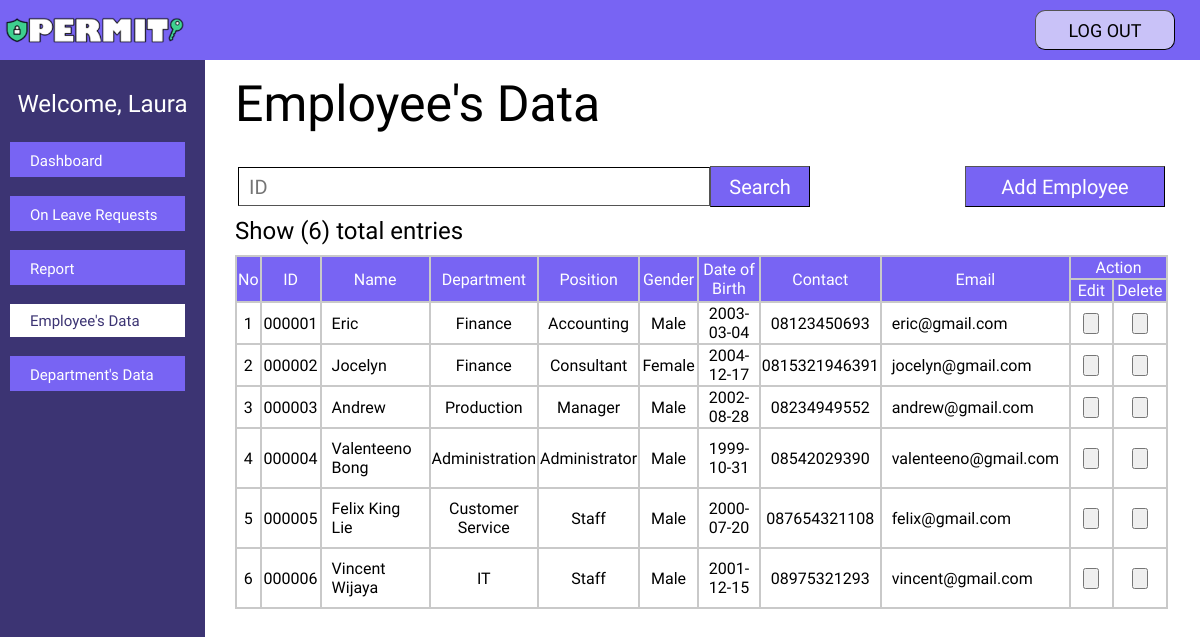
/permit/admin/master_data/employee/employee_data.php (signed in), run on the app's committed database.
### tables this page shows
CREATE TABLE `user` (
  `id` int(6) UNSIGNED ZEROFILL NOT NULL,
  `username` varchar(255) NOT NULL,
  `name` varchar(255) NOT NULL,
  `department` varchar(255) NOT NULL,
  `position` varchar(255) NOT NULL,
  `gender` varchar(255) NOT NULL,
  `date_of_birth` date NOT NULL,
  `contact` varchar(255) NOT NULL,
  `email` varchar(255) NOT NULL,
  `head_of_department` varchar(255) NOT NULL,
  `photo` varchar(255) NOT NULL
);

### permit/class/CRUD.php (called while the page is built, shortened)
<?php
class CRUD extends database{
    public function select($table,$rows="*",$where = null){
        if ( $where != null ) {
            $sql="SELECT $rows FROM $table WHERE $where";
        }
        else{
            $sql="SELECT $rows FROM $table";
        }
        $this->sql = $result = $this->mysqli->query( $sql );
    }
}

### permit/class/database.php (called while the page is built, shortened)
<?php
    class database{
        protected $servername='localhost';
        protected $username='root';
        protected $password='';
        protected $dbname='permit';
        public function __construct(){
            $this->mysqli = new mysqli( $this->servername,$this->username,$this->password,$this->dbname );
        }
    }

### permit/admin/master_data/employee/employee_data.php (the view, shortened to what this page needs)
<!DOCTYPE html>
<html lang="en">
<head>
    <link rel="stylesheet" href="employee_data1.css">
    <link rel="stylesheet" href="https://cdnjs.cloudflare.com/ajax/libs/font-awesome/4.7.0/css/font-awesome.min.css">
</head>
<body>
    <div class="mainbar">
        <div class="a-logo"></div>
        <nav>
            <a href =../../../logout.php><li><button type="submit" class="logout">LOG OUT</button></li></a>
        </nav>
    </div>
    <?php
        $id_admin = $_SESSION[ 'id_admin' ];
        $a = new CRUD();
        $a->select("admin","*","id='$id_admin'");
        $result = $a ->sql;
        $data = mysqli_fetch_assoc($result);
    ?>
    <div class="a-sidebar">
            <c>Welcome, <?php echo $data['name'];?></c>
            <button type="submit" class="a-menu"><a href="../../admin_dashboard/admin_dashboard.php">Dashboard</a></button>
            <button type="submit" class="a-menu"><a href="../../admin_rol/admin_rol.php">On Leave Requests</a></button>
            <button type="submit" class="a-menu"><a href="../../admin_report/admin_report.php">Report</a></button>
            <button type="submit" class="a-open"><a href="employee_data.php">Employee's Data</a></button>
            <button type="submit" class="a-menu"><a href="../department/department_data.php">Department's Data</a></button>
    </div>
    <div class="a-main">
        <d>Employee's Data</d>
        <div class="search-bar">
            <table align="left" border="0" cellspacing="2" width="100%">
                <tbody>
                    <tr>
                    <form method="POST">
                        <td><input type="number" class="search" id="ID" placeholder="ID" name="employee" required><button name="search" class="searchbtn">Search</button></td>
                    </form>
                        <td align="right"><a href='add_employee.php'><button class="addemployee">Add Employee</button></a></td>
                    </tr>
                </tbody>
            </table>
        </div>
        <br>
        <br>
        <br>
        <?php
            if (isset($_POST['search'])) {
                $search_id = $_POST['employee'];
                if($search_id != ""){
                    $a->select("user","*","id='$search_id'");
                }else{
                    $a->select("user","*");
                }
            }else{
                $a->select("user","*");
            }
            $employee = $a ->sql;
            $count = mysqli_num_rows($employee);
        ?>
        <div class="java">
            <e>Show (<?php echo $count;?>) total entries</e>
        </div>
        <div class= "tabel">
            <table border="1" bordercolor="#c9c9c9" width="100%" cellspacing ="0">
                <tr bgcolor="#7864F3">
                    <th rowspan="2">No</th>
                    <th rowspan="2">ID</th>
                    <th rowspan="2">Name</th>
                    <th rowspan="2">Department</th>
                    <th rowspan="2">Position</th>
                    <th rowspan="2">Gender</th>
                    <th rowspan="2">Date of Birth</th>
                    <th rowspan="2">Contact</th>
                    <th rowspan="2">Email</th>
                    <th colspan="2">Action</th>
                </tr>
                <tr bgcolor="#7864F3">
                    <th width="60px">
                        Edit
                    </th>
                    <th width="60px">
                        Delete
                    </th>
                </tr>
                <?php
                    $no = 1;
                    while($employeedata = mysqli_fetch_assoc($employee)){
                ?>
                <tr bgcolor="white">
                    <td width="20px">
                        <?php echo $no++; ?>
                    </td>
                    <td width="60px">
                        <?php echo $employeedata['id']; ?>
                    </td>
                    <td width="100px" align="left" style="padding:10px">
                        <?php echo $employeedata['name']; ?>
                    </td>
                    <td width="60px">
                        <?php echo $employeedata['department']; ?>
                    </td>
                    <td width="60px">
                        <?php echo $employeedata['position']; ?>
                    </td>
                    <td width="60px">
                    <?php echo $employeedata['gender']; ?>
                    </td>
                    <td width="90px">
                    <?php echo $employeedata['date_of_birth']; ?>
                    </td>
                    <td width="60px">
                    <?php echo $employeedata['contact']; ?>
                    </td>
                    <td width="60px" align="left" style="padding:10px">
                    <?php echo $employeedata['email']; ?>
                    </td>
                    <td width="30px">
                    <a href="edit_employee.php?id=<?php echo $employeedata['id']?>"><button class="action"><i class="edit"></i></button></a>
                    </td>
                    <td width="30px">
                    <a href="delete_employee.php?id=<?php echo $employeedata['id']?>"><button class="action"><i class="delete"></i></button></a>
                    </td>
                </tr>
                <?php
                }
            ?>
            </table>
        </div>
    </div>
</body>
</html>

### permit/admin/master_data/employee/employee_data1.css (style rules this page uses)
html { scroll-behavior: smooth; }
body { margin: 0; background-color: #FFFFFF; background-repeat: no-repeat; }
.mainbar { background-color: #7864F3; height: 60px; width: 100%; display: flex; position: fixed; float: left; }
.a-sidebar { height: 100%; width: 205px; position: fixed; z-index: 1; top: 60px; left: 0; background-color: #3C3473; overflow-x: hidden; padding-top: 0px; }
.a-logo { background-image: url('../../../image/logo.png'); background-repeat: no-repeat; background-size: cover; margin-top: 3px; float: left; width: 190px; height: 50px; }
nav { position: fixed; width: 100%; top: 10px; float: right; margin-right: 25px; }
nav li { margin-right: 25px; list-style: none; }
.logout { font-family: 'Stylish'; width:140px; margin-top: 0px; margin-right: 0px; float: right; height:40px; border-color: black; border-width: 0.5px; background-color:#C9C2F8; border-radius: 10px; font-size:18px; cursor: pointer; }
c { width: 205px; font-family: 'Stylish'; text-decoration: none; padding: 30px 0px 20px 0px; text-align: center; font-size: 24px; color: white; display: block; }
d { font-family: 'Stylish'; text-decoration: none; font-size: 50px; color: black; }
.a-sidebar a { font-family: 'Stylish'; padding: 6px 8px 6px 14px; text-decoration: none; text-align: left; font-size: 15px; display: block; color: white; }
.a-sidebar button { margin: 4px 12px 15px 10px; }
.search-bar { margin-top: 30px; }
.a-menu { border:none; background-color: #7864F3; min-width: 175px; bottom: 3px; padding-top: 4px; padding-left: 6px; color: white; }
.a-open { border:none; background-color: white; min-width: 175px; padding-left: 6px; bottom: 3px; padding-top: 4px; }
.a-open a { border:none; background-color: white; bottom: 3px; padding-top: 4px; color: #3C3473; }
.a-main { margin-left: 225px; margin-right: 25px; overflow: auto; padding: 75px 7px 0 10px; }
.java { font-family: 'Stylish'; color: black; font-size: 24px; }
.tabel { margin-top: 10px; margin-left: 0px; width: 100%; text-align: center; font-family: 'Stylish'; }
.tabel td a { font-family: 'Stylish'; color:black; font-weight: normal; }
th { color:white; font-weight: normal; }
.action { margin-top: 2px; margin-bottom: 2px; cursor: pointer; }
input { padding-left: 10px; padding-right: 10px; width: 450px; height:35.5px; background-color:white; font-family: 'Stylish'; font-size:20px; border-color: black; border-width: 1.5px; outline: none; }
.searchbtn { font-family: 'Stylish'; color:white; font-size: 20px; background-color: #7864F3; width: 100px; height:41.1px; border-width: 1.5px; border-color: black; cursor: pointer; }
.addemployee { font-family: 'Stylish'; color:white; font-size: 20px; background-color: #7864F3; width: 200px; height:41.1px; border-width: 1.5px; border-color: black; cursor: pointer; margin-top: 0; }

### data on the page
user: id "000001", name "Eric", department "Finance", position "Accounting", gender "Male", date_of_birth "2003-03-04", contact "08123450693", email "eric@gmail.com"
user: id "000002", name "Jocelyn", department "Finance", position "Consultant", gender "Female", date_of_birth "2004-12-17", contact "0815321946391", email "jocelyn@gmail.com"
user: id "000003", name "Andrew", department "Production", position "Manager", gender "Male", date_of_birth "2002-08-28", contact "08234949552", email "andrew@gmail.com"
user: id "000004", name "Valenteeno Bong", department "Administration", position "Administrator", gender "Male", date_of_birth "1999-10-31", contact "08542029390", email "valenteeno@gmail.com"
user: id "000005", name "Felix King Lie", department "Customer Service", position "Staff", gender "Male", date_of_birth "2000-07-20", contact "087654321108", email "felix@gmail.com"
user: id "000006", name "Vincent Wijaya", department "IT", position "Staff", gender "Male", date_of_birth "2001-12-15", contact "08975321293", email "vincent@gmail.com"

### other printed values
$data['name'] "Laura"
$count "6"
